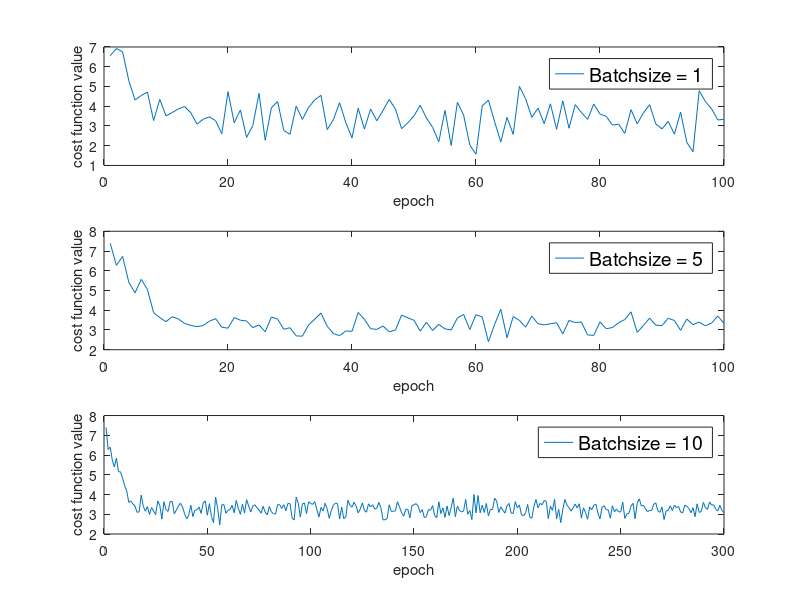

Write MATLAB code to recreate this figure. (Note: this script raises an error after producing the figure.)
load costVal.mat
subplot(3,1,1)
plot(1:length(costVal1),costVal1);
xlabel('epoch');
ylabel('cost function value');
h_legend = legend('Batchsize = 1');
set(h_legend,'FontSize',14);
subplot(3,1,2)
plot(1:length(costVal5),costVal5);
xlabel('epoch');
ylabel('cost function value');
h_legend = legend('Batchsize = 5');
set(h_legend,'FontSize',14);
subplot(3,1,3)
plot(1:length(costVal10),costVal10);
xlabel('epoch');
ylabel('cost function value');
h_legend = legend('Batchsize = 10');
set(h_legend,'FontSize',14);
suptitle('cost function value - iteration for different batch size')